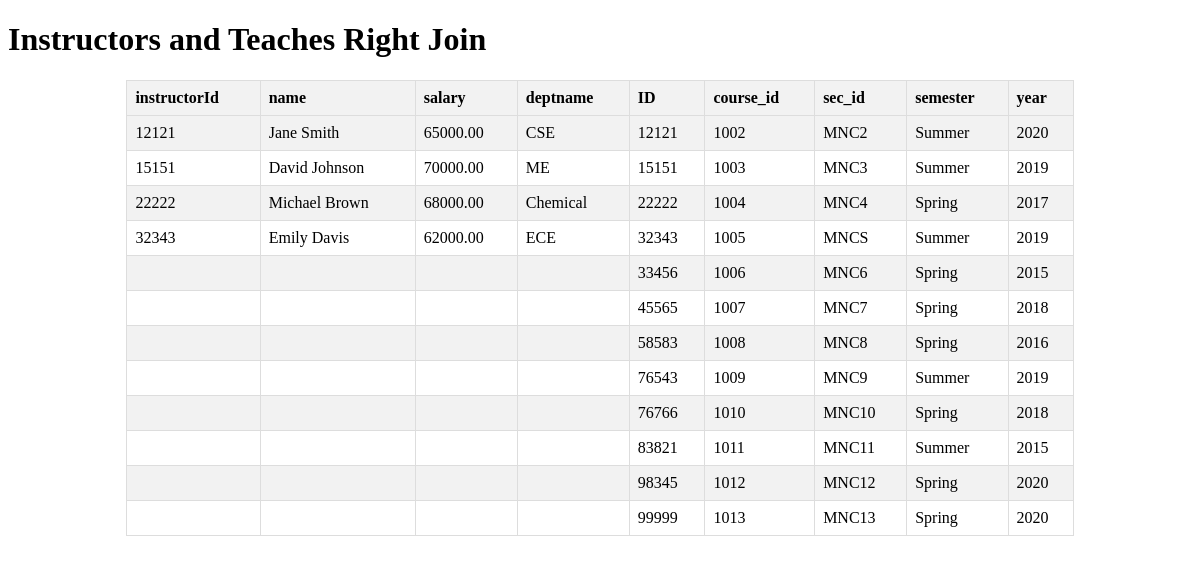
Screenshot of /Querry7.php with the database file from the repository.
### tables this page shows
CREATE TABLE `instructors` (
  `instructorId` int(11) NOT NULL,
  `name` varchar(255) DEFAULT NULL,
  `salary` decimal(10,2) DEFAULT NULL,
  `deptname` varchar(255) DEFAULT NULL
);

CREATE TABLE `teaches` (
  `ID` int(11) NOT NULL,
  `course_id` varchar(10) DEFAULT NULL,
  `sec_id` varchar(10) DEFAULT NULL,
  `semester` varchar(20) DEFAULT NULL,
  `year` int(11) DEFAULT NULL
);

### Querry7.php (the view, shortened to what this page needs)
<?php
$host = "localhost";
$username = "root";
$password = "";
$database = "UniversityDatabase";
$conn = new mysqli($host, $username, $password, $database);
$query = "SELECT * FROM instructors RIGHT JOIN teaches ON instructors.instructorId=teaches.ID";
$result = mysqli_query($conn, $query);
$columns = array();
while ($fieldInfo = mysqli_fetch_field($result)) {
    $columns[] = $fieldInfo->name;
}
?>
<!DOCTYPE html>
<html>
<head>
</head>
<body>
    <h1>Instructors and Teaches Right Join</h1>
    <table class="styled-table">
        <tr>
            <?php foreach ($columns as $column): ?>
                <th><?php echo $column; ?></th>
            <?php endforeach; ?>
        </tr>
        <?php while ($row = mysqli_fetch_assoc($result)): ?>
            <tr>
                <?php foreach ($columns as $column): ?>
                    <td><?php echo $row[$column]; ?></td>
                <?php endforeach; ?>
            </tr>
        <?php endwhile; ?>
    </table>
</body>
</html>

### Querry7.php (style rules this page uses)
.styled-table { border-collapse: collapse; width: 80%; margin: 0 auto; }
.styled-table th, .styled-table td { border: 1px solid #ddd; padding: 8px; text-align: left; }
.styled-table th { background-color: #f2f2f2; }
.styled-table tr:nth-child(even) { background-color: #f2f2f2; }

### rows the page displays
instructors: instructorId "12121", name "Jane Smith", salary "65000.00", deptname "CSE", teaches.ID "12121", teaches.course_id "1002", teaches.sec_id "MNC2", teaches.semester "Summer", teaches.year "2020"
instructors: instructorId "15151", name "David Johnson", salary "70000.00", deptname "ME", teaches.ID "15151", teaches.course_id "1003", teaches.sec_id "MNC3", teaches.semester "Summer", teaches.year "2019"
instructors: instructorId "22222", name "Michael Brown", salary "68000.00", deptname "Chemical", teaches.ID "22222", teaches.course_id "1004", teaches.sec_id "MNC4", teaches.semester "Spring", teaches.year "2017"
instructors: instructorId "32343", name "Emily Davis", salary "62000.00", deptname "ECE", teaches.ID "32343", teaches.course_id "1005", teaches.sec_id "MNCS", teaches.semester "Summer", teaches.year "2019"
teaches: ID "33456", course "1006", sec "MNC6", semester "Spring", year "2015"
teaches: ID "45565", course "1007", sec "MNC7", semester "Spring", year "2018"
teaches: ID "58583", course "1008", sec "MNC8", semester "Spring", year "2016"
teaches: ID "76543", course "1009", sec "MNC9", semester "Summer", year "2019"
teaches: ID "76766", course "1010", sec "MNC10", semester "Spring", year "2018"
teaches: ID "83821", course "1011", sec "MNC11", semester "Summer", year "2015"
teaches: ID "98345", course "1012", sec "MNC12", semester "Spring", year "2020"
teaches: ID "99999", course "1013", sec "MNC13", semester "Spring", year "2020"

### other values shown
$column "instructorId"
$column "name"
$column "salary"
$column "deptname"
$column "ID"
$column "course_id"
$column "sec_id"
$column "semester"
$column "year"
